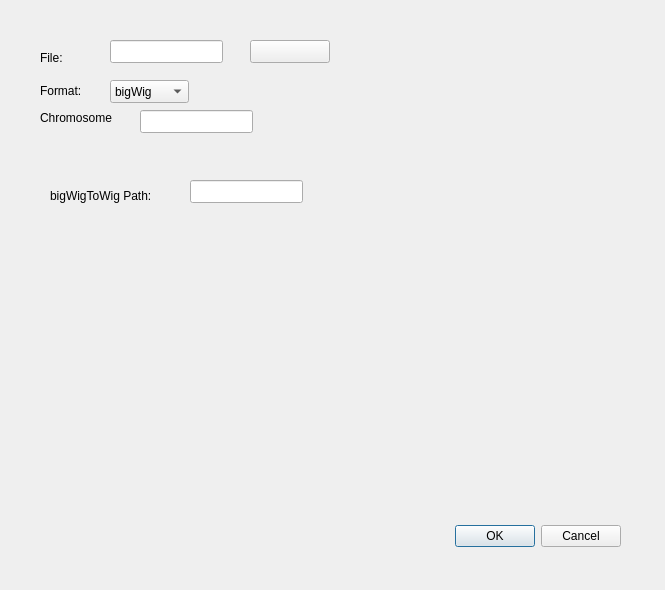
<?xml version="1.0" encoding="UTF-8"?>
<ui version="4.0">
 <class>Dialog</class>
 <widget class="QDialog" name="Dialog">
  <property name="geometry">
   <rect>
    <x>0</x>
    <y>0</y>
    <width>665</width>
    <height>590</height>
   </rect>
  </property>
  <property name="windowTitle">
   <string>Dialog</string>
  </property>
  <widget class="QDialogButtonBox" name="buttonBox">
   <property name="geometry">
    <rect>
     <x>160</x>
     <y>520</y>
     <width>461</width>
     <height>32</height>
    </rect>
   </property>
   <property name="orientation">
    <enum>Qt::Horizontal</enum>
   </property>
   <property name="standardButtons">
    <set>QDialogButtonBox::Cancel|QDialogButtonBox::Ok</set>
   </property>
  </widget>
  <widget class="QLineEdit" name="lineEdit">
   <property name="geometry">
    <rect>
     <x>110</x>
     <y>40</y>
     <width>113</width>
     <height>23</height>
    </rect>
   </property>
  </widget>
  <widget class="QPushButton" name="pushButton">
   <property name="geometry">
    <rect>
     <x>250</x>
     <y>40</y>
     <width>80</width>
     <height>23</height>
    </rect>
   </property>
   <property name="text">
    <string/>
   </property>
  </widget>
  <widget class="QLabel" name="label">
   <property name="geometry">
    <rect>
     <x>40</x>
     <y>50</y>
     <width>57</width>
     <height>15</height>
    </rect>
   </property>
   <property name="text">
    <string>File:</string>
   </property>
  </widget>
  <widget class="QLabel" name="label_2">
   <property name="geometry">
    <rect>
     <x>40</x>
     <y>110</y>
     <width>91</width>
     <height>16</height>
    </rect>
   </property>
   <property name="text">
    <string>Chromosome</string>
   </property>
  </widget>
  <widget class="QLineEdit" name="lineEdit_2">
   <property name="geometry">
    <rect>
     <x>140</x>
     <y>110</y>
     <width>113</width>
     <height>23</height>
    </rect>
   </property>
  </widget>
  <widget class="QLabel" name="label_3">
   <property name="geometry">
    <rect>
     <x>40</x>
     <y>80</y>
     <width>61</width>
     <height>21</height>
    </rect>
   </property>
   <property name="text">
    <string>Format:</string>
   </property>
  </widget>
  <widget class="QComboBox" name="comboBox">
   <property name="geometry">
    <rect>
     <x>110</x>
     <y>80</y>
     <width>79</width>
     <height>23</height>
    </rect>
   </property>
   <item>
    <property name="text">
     <string>bigWig</string>
    </property>
   </item>
   <item>
    <property name="text">
     <string>wig</string>
    </property>
   </item>
   <item>
    <property name="text">
     <string>bed</string>
    </property>
   </item>
  </widget>
  <widget class="QLabel" name="label_4">
   <property name="geometry">
    <rect>
     <x>50</x>
     <y>180</y>
     <width>131</width>
     <height>31</height>
    </rect>
   </property>
   <property name="text">
    <string>bigWigToWig Path:</string>
   </property>
  </widget>
  <widget class="QLineEdit" name="lineEdit_3">
   <property name="geometry">
    <rect>
     <x>190</x>
     <y>180</y>
     <width>113</width>
     <height>23</height>
    </rect>
   </property>
  </widget>
 </widget>
 <resources/>
 <connections>
  <connection>
   <sender>buttonBox</sender>
   <signal>accepted()</signal>
   <receiver>Dialog</receiver>
   <slot>accept()</slot>
   <hints>
    <hint type="sourcelabel">
     <x>248</x>
     <y>254</y>
    </hint>
    <hint type="destinationlabel">
     <x>157</x>
     <y>274</y>
    </hint>
   </hints>
  </connection>
  <connection>
   <sender>buttonBox</sender>
   <signal>rejected()</signal>
   <receiver>Dialog</receiver>
   <slot>reject()</slot>
   <hints>
    <hint type="sourcelabel">
     <x>316</x>
     <y>260</y>
    </hint>
    <hint type="destinationlabel">
     <x>286</x>
     <y>274</y>
    </hint>
   </hints>
  </connection>
 </connections>
</ui>
